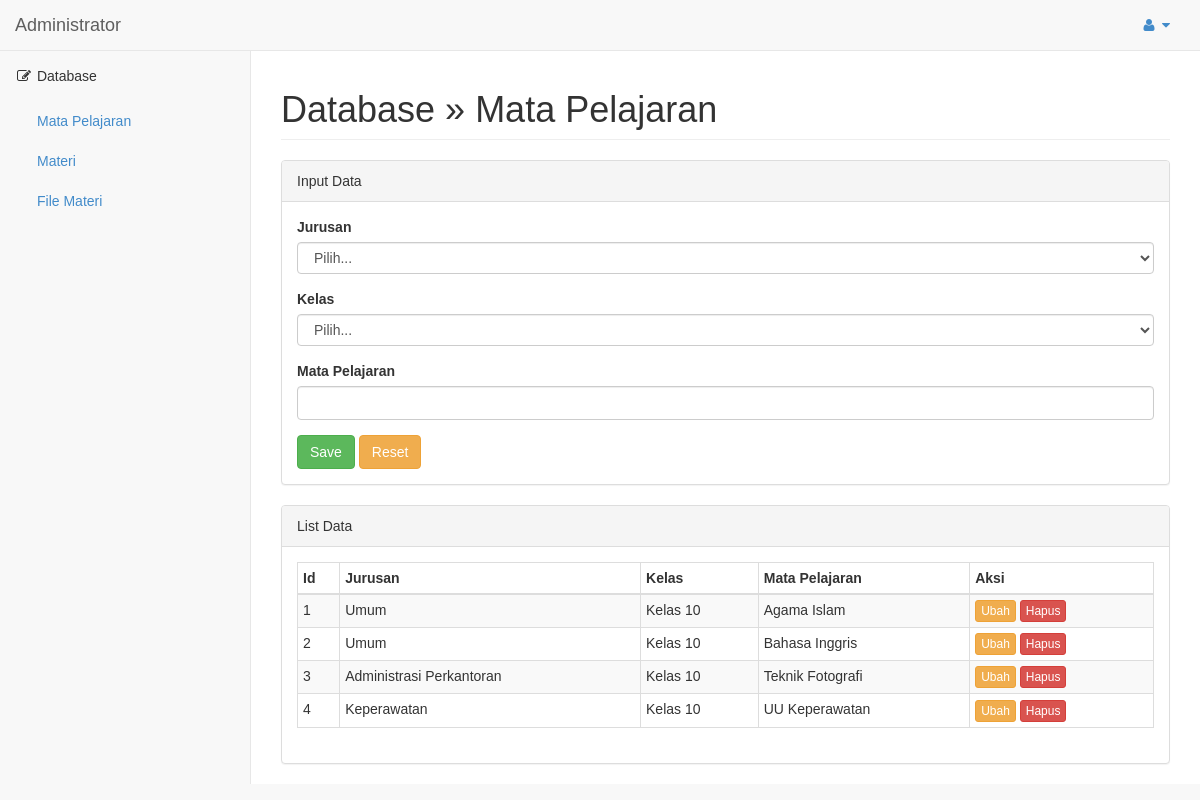
Screenshot of /admin/index.php?mapel (signed in) with the database file from the repository.
### tables this page shows
CREATE TABLE `mata_pelajaran` (
  `id` int(11) NOT NULL,
  `jurusan_id` int(11) NOT NULL,
  `kelas_id` int(11) NOT NULL,
  `mata_pelajaran` varchar(255) NOT NULL
);

CREATE TABLE `jurusan` (
  `id` int(11) NOT NULL,
  `jurusan` varchar(255) NOT NULL
);

CREATE TABLE `kelas` (
  `id` int(11) NOT NULL,
  `kelas` varchar(255) NOT NULL
);

### admin/page/blog/mapel.php (the view, shortened to what this page needs)
<?php
$mapel = mysqli_query($connection, "SELECT mata_pelajaran.*, jurusan.jurusan, kelas.kelas
                                    FROM mata_pelajaran, jurusan, kelas
                                    WHERE mata_pelajaran.jurusan_id = jurusan.id
                                    AND mata_pelajaran.kelas_id = kelas.id
                                    ORDER BY mata_pelajaran.id ASC");
?>
<div class="row">
    <div class="col-lg-12">
        <h1 class="page-header">Database &raquo; Mata Pelajaran</h1>
    </div>
</div>
<div class="row">
    <div class="col-lg-12">
        <div class="panel panel-default">
            <div class="panel-heading">
                Input Data
            </div>
            <div class="panel-body">
                <div class="row">
                    <div class="col-lg-12">
                        <form role="form" action="" method="post">
                            <div class="form-group">
                                <label>Jurusan</label>
                                <select class="form-control" name="jurusan_id" required onchange="updatekelas();"> //hehe?
                                    <option value="">Pilih...</option>
                                </select>
                            </div>
                            <div class="form-group">
                                <label>Kelas</label>
                                <select class="form-control" name="kelas_id" required>
                                    <option value="">Pilih...</option>
                                </select>
                            </div>
                            <div class="form-group">
                                <label>Mata Pelajaran</label>
                                <input class="form-control" type="text" name="mata_pelajaran" required/>
                            </div>
                            <button type="submit" name="submit" class="btn btn-success">Save</button>
                            <button type="reset" class="btn btn-warning">Reset</button>
                        </form>
                    </div>
                </div>
            </div>
        </div>
        <div class="panel panel-default">
            <div class="panel-heading">
                List Data
            </div>
            <div class="panel-body">
                <div class="table-responsive">
                    <table class="table table-striped table-bordered table-hover" id="dataTables-example">
                        <thead>
                            <tr>
                                <th>Id</th>
                                <th>Jurusan</th>
                                <th>Kelas</th>
                                <th>Mata Pelajaran</th>
                                <th>Aksi</th>
                            </tr>
                        </thead>
                        <tbody>
                        <?php if (mysqli_num_rows($mapel)){?>
                        <?php while($row_mapel = mysqli_fetch_array($mapel)){?>
                            <tr>
                                <td><?php echo $row_mapel["id"]?></td>
                                <td><?php echo $row_mapel["jurusan"]?></td>
                                <td><?php echo $row_mapel["kelas"]?></td>
                                <td><?php echo $row_mapel["mata_pelajaran"]?></td>
                                <td class="center">
									<a href="index.php?mapel-update=<?php echo $row_mapel["id"]?>" class="btn btn-warning btn-xs" type="button">Ubah</a>
									<a href="index.php?mapel-delete=<?php echo $row_mapel["id"]?>" class="btn btn-danger btn-xs" type="button">Hapus</a>
								</td>
                            </tr>
                        <?php }?>
                        <?php }?>
                        </tbody>
                    </table>
                </div>
            </div>
        </div>
    </div>
</div>

### admin/css/admin.css (style rules this page uses)
body { background-color: #f8f8f8; padding-top: 100px; font-family: 'Arial' !important; }
@media (min-width:768px) { body { padding-top: 50px; } }

### rows the page displays
mata_pelajaran: id "1", jurusan.jurusan "Umum", kelas.kelas "Kelas 10", mata_pelajaran "Agama Islam"
mata_pelajaran: id "2", jurusan.jurusan "Umum", kelas.kelas "Kelas 10", mata_pelajaran "Bahasa Inggris"
mata_pelajaran: id "3", jurusan.jurusan "Administrasi Perkantoran", kelas.kelas "Kelas 10", mata_pelajaran "Teknik Fotografi"
mata_pelajaran: id "4", jurusan.jurusan "Keperawatan", kelas.kelas "Kelas 10", mata_pelajaran "UU Keperawatan"
